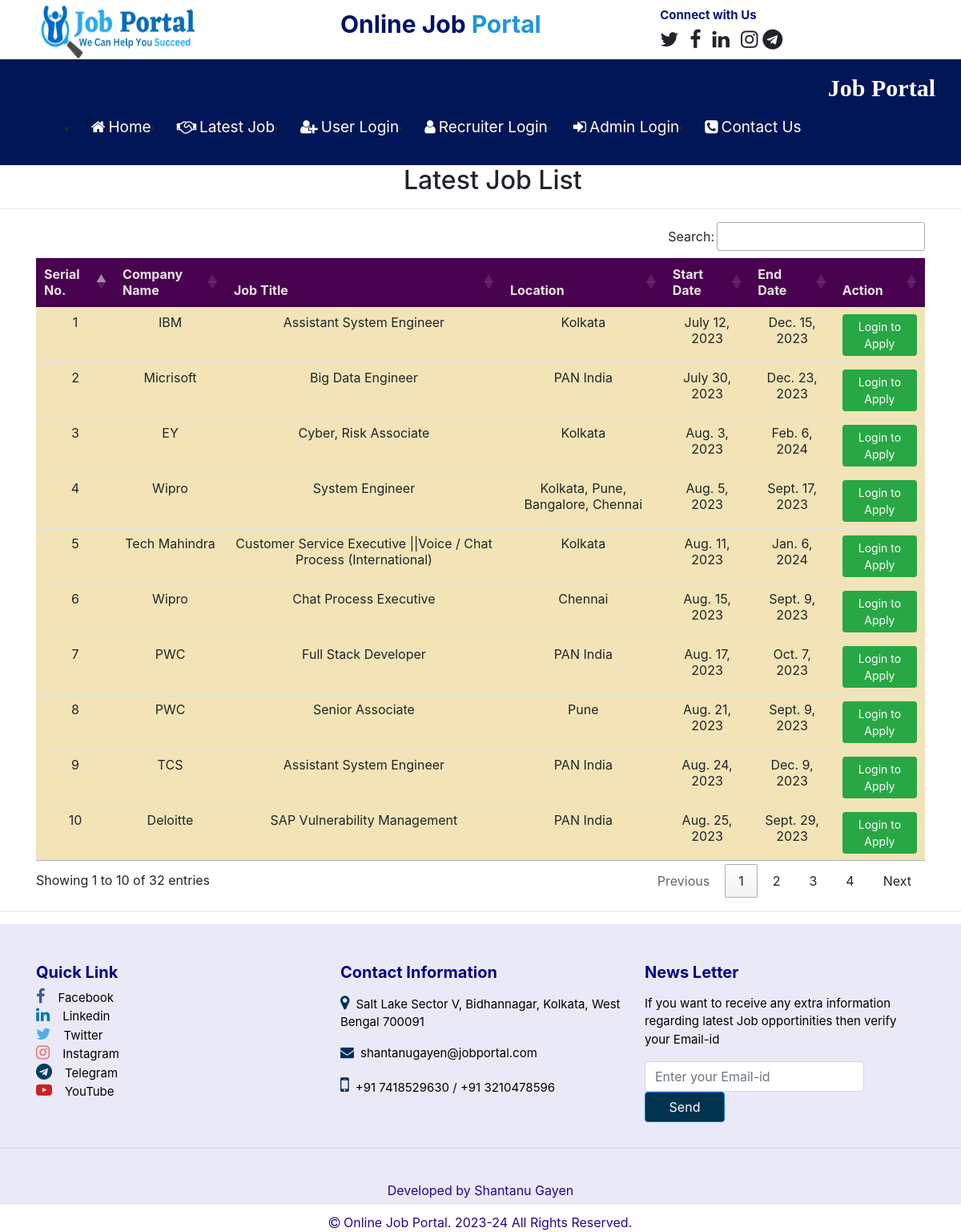
The page /latest_jobs on the database its author committed.
### job/models.py (models this page shows, shortened)
class Job(models.Model):
    recruiter = models.ForeignKey(Recruiter, on_delete=models.CASCADE)
    start_date = models.DateField()
    end_date = models.DateField()
    tittle = models.CharField(max_length=100)
    salary = models.FloatField(max_length=50)
    image = models.FileField()
    description = models.CharField(max_length=500)
    experience = models.CharField(max_length=50)
    location = models.CharField(max_length=100)
    skills = models.CharField(max_length=100)
    creationdate = models.DateField()

class Recruiter(models.Model):
    user = models.ForeignKey(User, on_delete=models.CASCADE)
    mobile = models.CharField(max_length=15,null=True)
    image = models.FileField(null=True)
    gender = models.CharField(max_length=10,null=True)
    company = models.CharField(max_length=100,null=True)
    type = models.CharField(max_length=15,null=True)
    status = models.CharField(max_length=15,null=True)

### job/views.py (the view)
# urls.py: path('latest_jobs', latest_jobs, name="latest_jobs"),
def latest_jobs(request):
    job = Job.objects.all().order_by('start_date')
    d = {'job':job}
    return render(request, 'latest_jobs.html',d)

### job/templates/latest_jobs.html (shortened to what this page needs)
{% load static %}
{% block body %}
{% include 'navigation.html' %}
<h2 style="padding-left: 42%;">Latest Job List</h2>
<hr>
<div class="container">
<table class="table table-hover" id="example">
    <thead>
        <tr style="background-color: rgb(72, 2, 80); color:rgb(235, 226, 226)">
            <th>Serial No.</th>
            <th>Company Name</th>
            <th>Job Title</th>
            <th>Location</th>
            <th>Start Date</th>
            <th>End Date</th>
            <th>Action</th>
        </tr>
    </thead>
    <tbody>
        {% for i in job %}
        <tr style="background-color: rgb(242, 228, 183);">
            <td>{{forloop.counter}}</td>
            <td>{{i.recruiter.company}}</td>
            <td>{{i.tittle}}</td>
            <td>{{i.location}}</td>
            <td>{{i.start_date}}</td>
            <td>{{i.end_date}}</td>
            <td><a href="{% url 'user_login' %}" class="btn btn-success btn-sm">Login to Apply</a>
        </td>
        </tr>
        {% endfor%}
    </tbody>
</table>
</div>
{% include 'footer.html' %}
{% endblock %}

### job/templates/latest_jobs.html (style rules this page uses)
tr { text-align: center; }

### rows shown on the page
Job: recruiter.company "IBM", tittle "Assistant System Engineer", location "Kolkata", start_date "July 12, 2023", end_date "Dec. 15, 2023"
Job: recruiter.company "Micrisoft", tittle "Big Data Engineer", location "PAN India", start_date "July 30, 2023", end_date "Dec. 23, 2023"
Job: recruiter.company "EY", tittle "Cyber, Risk Associate", location "Kolkata", start_date "Aug. 3, 2023", end_date "Feb. 6, 2024"
Job: recruiter.company "Wipro", tittle "System Engineer", location "Kolkata, Pune, Bangalore, Chennai", start_date "Aug. 5, 2023", end_date "Sept. 17, 2023"
Job: recruiter.company "Tech Mahindra", tittle "Customer Service Executive ||Voice / Chat Process (International)", location "Kolkata", start_date "Aug. 11, 2023", end_date "Jan. 6, 2024"
Job: recruiter.company "Wipro", tittle "Chat Process Executive", location "Chennai", start_date "Aug. 15, 2023", end_date "Sept. 9, 2023"
Job: recruiter.company "PWC", tittle "Full Stack Developer", location "PAN India", start_date "Aug. 17, 2023", end_date "Oct. 7, 2023"
Job: recruiter.company "PWC", tittle "Senior Associate", location "Pune", start_date "Aug. 21, 2023", end_date "Sept. 9, 2023"
Job: recruiter.company "TCS", tittle "Assistant System Engineer", location "PAN India", start_date "Aug. 24, 2023", end_date "Dec. 9, 2023"
Job: recruiter.company "Deloitte", tittle "SAP Vulnerability Management", location "PAN India", start_date "Aug. 25, 2023", end_date "Sept. 29, 2023"
